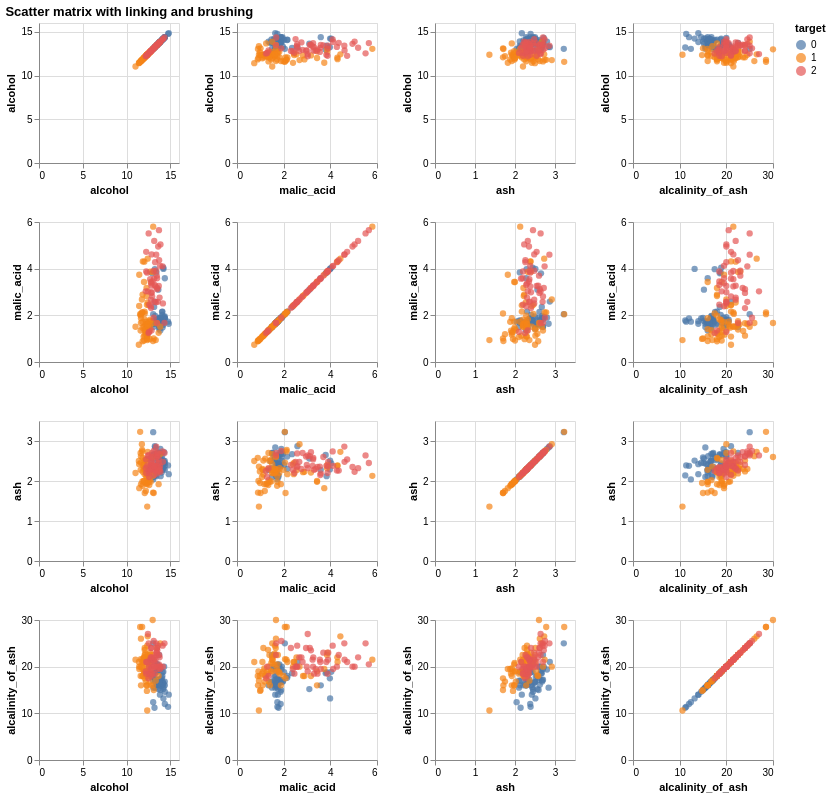

The cell this chart's notebook holds for it:
### Markdown cell above
A single `selection_interval` with `resolve='global'` is shared by every cell of the repeated chart. Dragging a box in any panel selects those data points everywhere at once — brushing in one panel, linked highlighting in the rest.

### Code cell
brush = alt.selection_interval(resolve='global')
small = FEATURES[:4]
c7 = alt.Chart(data_wine).mark_circle(size=40).encode(
    alt.X(alt.repeat('column'), type='quantitative', scale=alt.Scale(nice=True)),
    alt.Y(alt.repeat('row'), type='quantitative', scale=alt.Scale(nice=True)),
    color=alt.condition(brush, 'target:N', alt.value('lightgray')),
).add_params(brush).properties(width=140, height=140).repeat(
    row=small, column=small).properties(
    title='Scatter matrix with linking and brushing')

c7

### Figure 1 — Vega-Lite specification as saved in the notebook (floating-point values rounded to 4 significant figures; data arrays with more than 128 entries replaced by an {"elided": "..."} marker saying what was removed)
{"config": {"view": {"continuousWidth": 300, "continuousHeight": 300}}, "repeat": {"column": ["alcohol", "malic_acid", "ash", "alcalinity_of_ash"], "row": ["alcohol", "malic_acid", "ash", "alcalinity_of_ash"]}, "spec": {"data": {"name": "data-dc149034246ff9eeea5c374596f0ba07"}, "mark": {"type": "circle", "size": 40}, "encoding": {"color": {"condition": {"param": "param_2", "field": "target", "type": "nominal"}, "value": "lightgray"}, "x": {"field": {"repeat": "column"}, "scale": {"nice": true}, "type": "quantitative"}, "y": {"field": {"repeat": "row"}, "scale": {"nice": true}, "type": "quantitative"}}, "height": 140, "name": "view_1", "width": 140}, "params": [{"name": "param_2", "select": {"type": "interval", "resolve": "global"}, "views": ["view_1_child__row_alcoholcolumn_alcohol", "view_1_child__row_alcoholcolumn_malic_acid", "view_1_child__row_alcoholcolumn_ash", "view_1_child__row_alcoholcolumn_alcalinity_of_ash", "view_1_child__row_malic_acidcolumn_alcohol", "view_1_child__row_malic_acidcolumn_malic_acid", "view_1_child__row_malic_acidcolumn_ash", "view_1_child__row_malic_acidcolumn_alcalinity_of_ash", "view_1_child__row_ashcolumn_alcohol", "view_1_child__row_ashcolumn_malic_acid", "view_1_child__row_ashcolumn_ash", "view_1_child__row_ashcolumn_alcalinity_of_ash", "view_1_child__row_alcalinity_of_ashcolumn_alcohol", "view_1_child__row_alcalinity_of_ashcolumn_malic_acid", "view_1_child__row_alcalinity_of_ashcolumn_ash", "view_1_child__row_alcalinity_of_ashcolumn_alcalinity_of_ash"]}], "title": "Scatter matrix with linking and brushing", "$schema": "https://vega.github.io/schema/vega-lite/v5.8.0.json", "datasets": {"data-dc149034246ff9eeea5c374596f0ba07": {"elided": "178 records"}}}
